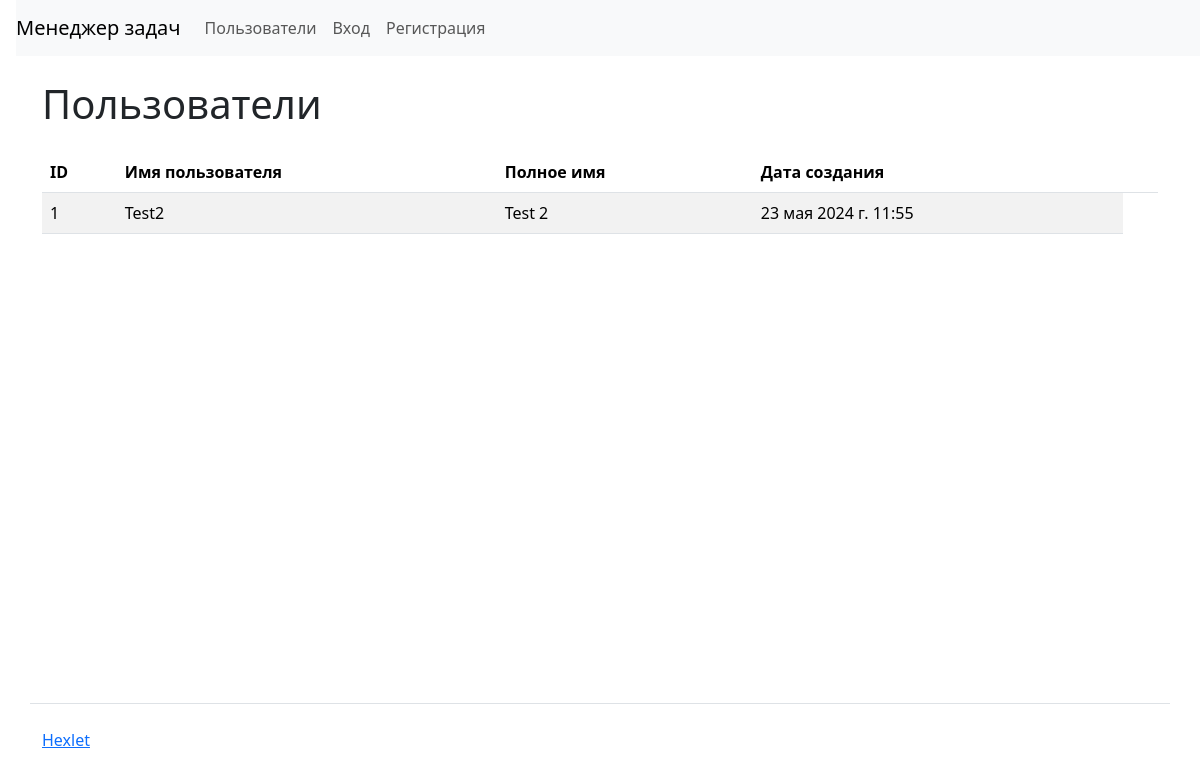
/users/, run on the app's committed database.
### task_manager/apps/users/models.py (models this page shows)
class User(AbstractUser):
    def __str__(self):
        return f"{self.first_name} {self.last_name}"

### task_manager/apps/users/views.py (the view)
# urls.py: path("", views.Index.as_view(), name="labels"),
class Index(ListView):
    model = User
    template_name = "users/users.html"
    context_object_name = "users"
    def get_context_data(self, **kwargs):
        context = super().get_context_data(**kwargs)
        context["current_user"] = self.request.user
        return context

### task_manager/templates/users/users.html (shortened to what this page needs)
{% extends 'base.html' %}
{% load i18n %}
{% block content %}
<h1 class="my-4">Пользователи</h1>
<table class="table table-striped">
    <thead>
        <tr>
            <th>ID</th>
            <th>Имя пользователя</th>
            <th>Полное имя</th>
            <th>Дата создания</th>
            <th></th>
        </tr>
    </thead>
    <tbody>
        {% for user in users %}
        <tr>
            <td>{{ user.id }}</td>
            <td>{{ user.username }}</td>
            <td>{{ user.get_full_name }}</td>
            <td>{{ user.date_joined }}</td>
        </tr>
        {% endfor %}
    </tbody>
</table>
</div>
{% endblock %}

### data on the page
User: id "1", username "Test2", get_full_name "Test 2", date_joined "23 мая 2024 г. 11:55"
